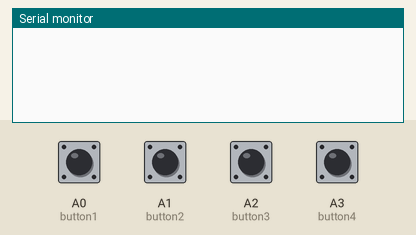
Simulated run of this sketch. Board: Arduino Uno, built with avr-gcc and run on an emulated ATmega328P. On the bench: the last lines printed to the serial monitor. The test bench sets the inputs (shaded band); at power-on: A0 (button1), A1 (button2), A2 (button3), A3 (button4) LOW.

Above: at 1.2 s.
1.3 s: A0 (button1) pulled HIGH for 0.15 s
At 2.1 s:
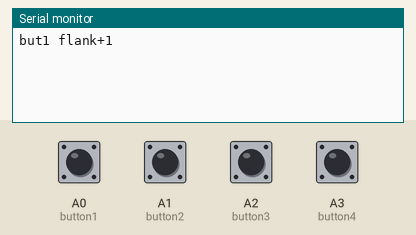
2.9 s: A1 (button2) pulled HIGH for 0.15 s
At 3.3 s:
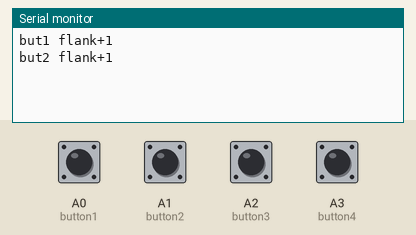
4.5 s: A2 (button3) pulled HIGH for 0.15 s
At 5.8 s:
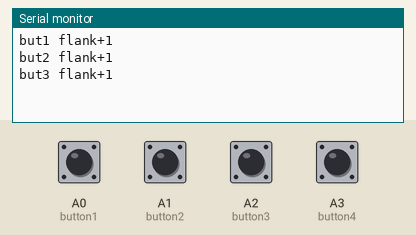
6.1 s: A3 (button4) pulled HIGH for 0.15 s
At 7.0 s:
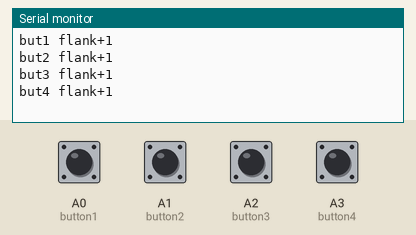
Timing chart, 0 to 8.7 s (numbered marks = the images above; inputs shaded):
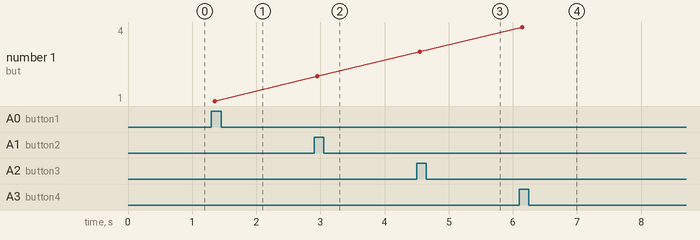

The sketch:

classbuton.ino
```cpp
//https://github.com/v12345vtm/WEBASTO

class Button {
  private:
    byte pin;
    byte flag;
    byte lastflag;
    byte flank;  //status : 2= hoog nivo  1=rijzende flank  0=dalende flank

  public:
    Button(byte pin) {
      this->pin = pin;
      lastflag = LOW;
      init();
    }
    void init() {
      pinMode(pin, INPUT);
      update();
    }


    void update() {
      // read the pushbutton input pin:
      flag = digitalRead(pin);
      flank = 2 ;
      // compare the SW1flag to its previous state
      if (flag != lastflag) {
        // if the state has changed, increment the counter
        if (flag == HIGH) {
          // if the current state is HIGH then the button went from off to on:
          flank = 1;
        } else {
          // if the current state is LOW then the button went from on to off:
          flank = 0;
        }
        // Delay a little bit to avoid bouncing
        delay(50);
      }
      // save the current state as the last state, for next time through the loop
      lastflag = flag;
    }


    byte getState() {
      update();
      return flag;
    }
    bool isPressed() {
      return (getState() == HIGH);
    }


    bool IsErFlank() {
      update();
      if (flank == 1) //0 is dalende flank  en 1 is stijgende flank
      {
        flank = 2 ;//flank is weg zet terug op status2
        return true ;
      }
      else
      {
        return false;
      }

    }


}; // don't forget the semicolon at the end of the class


// Create your objects in the global scope so you can


Button button1(A0);
Button button2(A1);
Button button3(A2);
Button button4(A3);


void setup() {
  Serial.begin(115200);

}
void loop() {

  controleerInputs();


}


void controleerInputs()
{
  if ( button1.IsErFlank())
  {
    Serial.println("but1 flank+1");
  }
  if ( button2.IsErFlank())
  {
    Serial.println("but2 flank+1");
  }
  if ( button3.IsErFlank())
  {
    Serial.println("but3 flank+1");
  }
  if ( button4.IsErFlank())
  {
    Serial.println("but4 flank+1");
  }
}
```

Measured:
- after the input at 1.3 s, the serial monitor: prints a new line after 0.05 s (image 1)
- after the input at 2.9 s, the serial monitor: prints a new line after 0.05 s (image 2)
- after the input at 4.5 s, the serial monitor: prints a new line after 0.05 s (image 3)
- after the input at 6.1 s, the serial monitor: prints a new line after 0.05 s (image 4)
- plotted number 1: 1 → 2 after the input at 2.9 s, 2 → 3 after the input at 4.5 s, 3 → 4 after the input at 6.1 s
